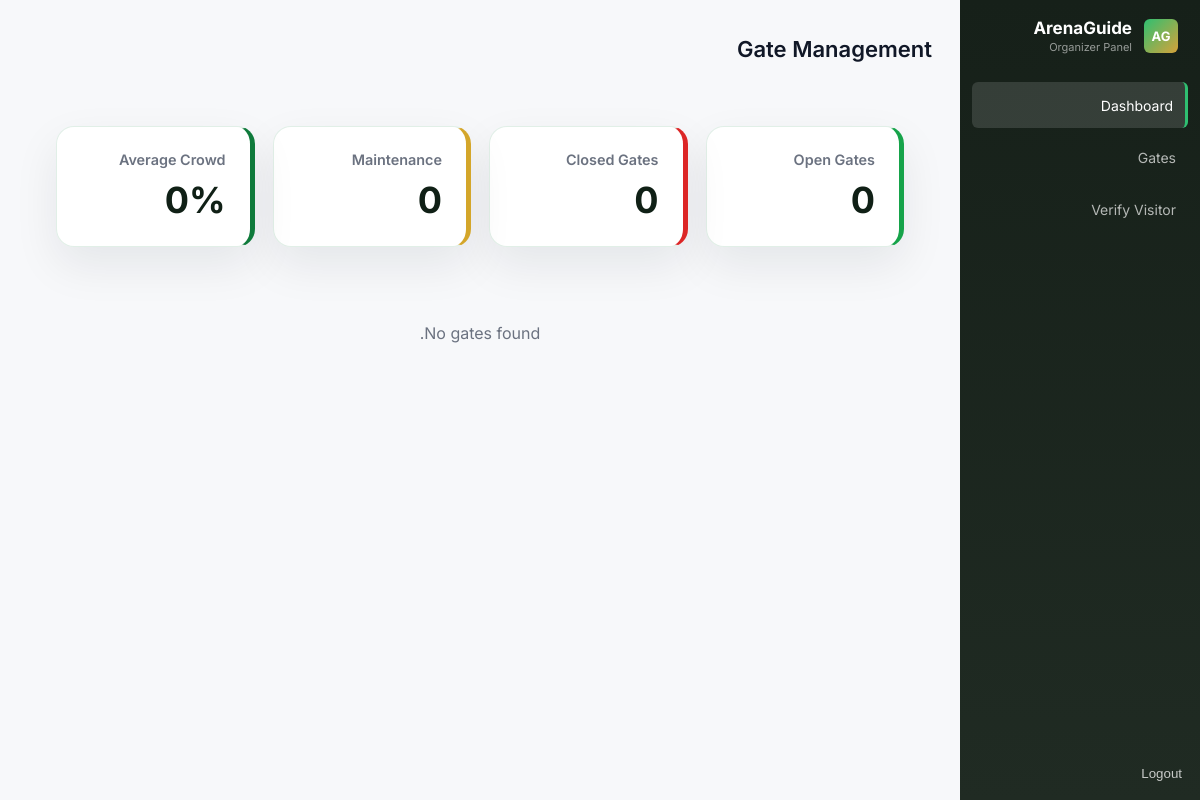
Before: /en/dashboard/gates/ (signed in) with the older database file.
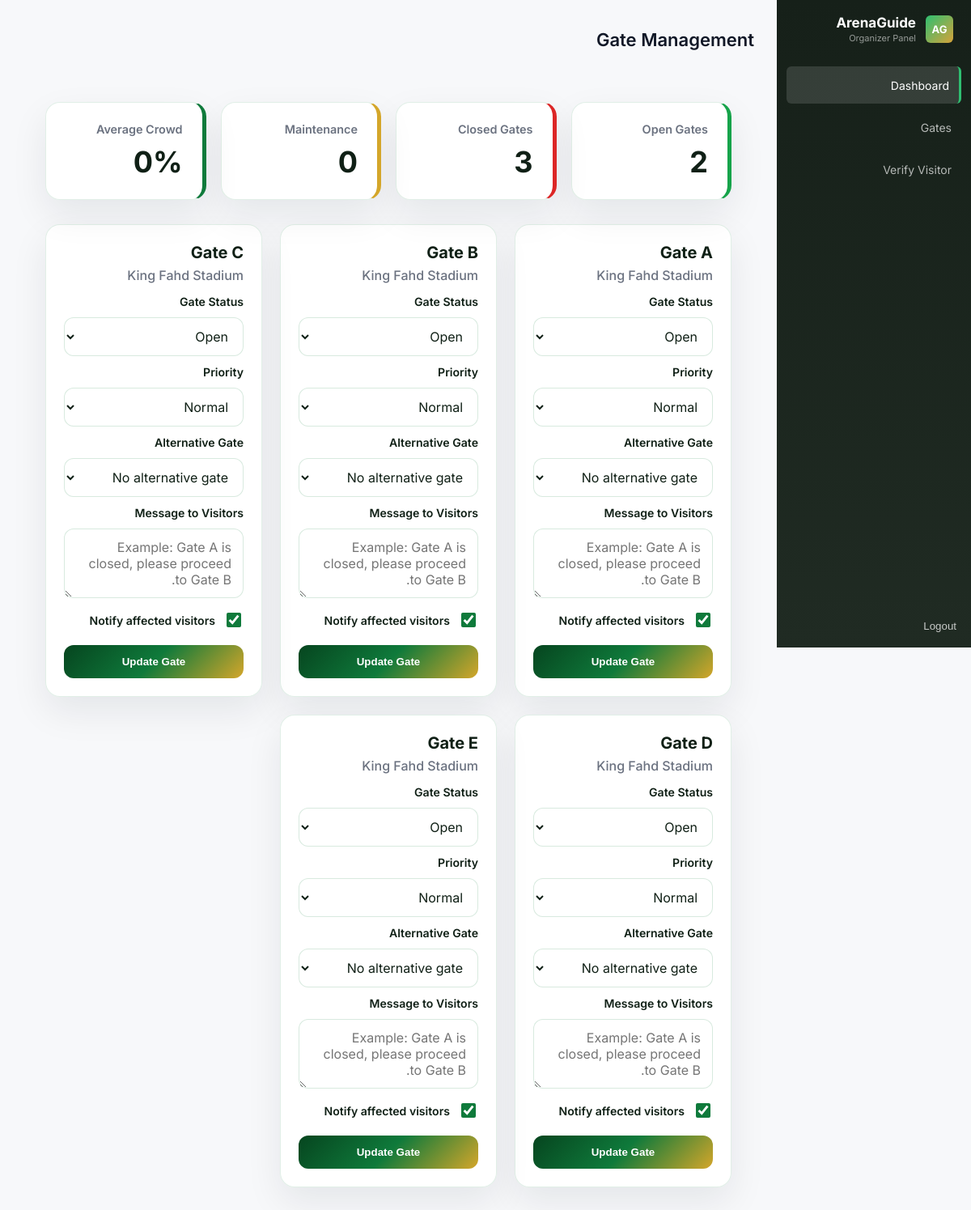
After: the same page with the newer database file.
### stadium/models.py (models this page shows, shortened)
class Gate(models.Model):
    class Meta:
        ordering = ["name"]
        verbose_name = "Gate"
        verbose_name_plural = "Gates"
        unique_together = ["stadium", "name"]
    class Status(models.TextChoices):
        OPEN = "open", "Open"
        CLOSED = "closed", "Closed"
        MAINTENANCE = "maintenance", "Maintenance"
    stadium = models.ForeignKey("Stadium",on_delete=models.CASCADE,related_name="gates")
    name = models.CharField(max_length=100)
    status = models.CharField(max_length=20,choices=Status.choices,default=Status.CLOSED)
    crowd_percentage = models.PositiveIntegerField(default=0)

class Stadium(models.Model):
    class Meta:
        ordering = ["-created_at"]
        verbose_name = "Stadium"
        verbose_name_plural = "Stadiums"
        unique_together = ["name", "city"]
    class Status(models.TextChoices):
        ACTIVE = "active", "Active"
        INACTIVE = "inactive", "Inactive"
        MAINTENANCE = "maintenance", "Maintenance"
    name = models.CharField(max_length=255)
    city = models.CharField(max_length=100)
    location = models.CharField(max_length=255)
    latitude = models.FloatField(blank=True, null=True)
    longitude = models.FloatField(blank=True, null=True)
    capacity = models.PositiveIntegerField()
    description = models.TextField(blank=True)
    image = models.ImageField(upload_to="stadiums/", blank=True, null=True)
    status = models.CharField(max_length=20,choices=Status.choices,default=Status.ACTIVE)
    created_at = models.DateTimeField(auto_now_add=True)
    updated_at = models.DateTimeField(auto_now=True)

### dashboard/views.py (the view)
# urls.py: path("gates/",views.gate_management_view,name="gate_management_view"),
@login_required(login_url="account:login")
def gate_management_view(request):
    gates = Gate.objects.select_related("stadium").all()
    open_gates_count = gates.filter(status=Gate.Status.OPEN).count()
    closed_gates_count = gates.filter(status=Gate.Status.CLOSED).count()
    maintenance_gates_count = gates.filter( status=Gate.Status.MAINTENANCE).count()
    average_crowd = gates.aggregate(avg=Avg("crowd_percentage"))["avg"] or 0
    average_crowd = round(average_crowd)
    return render(
        request,
        "dashboard/gate_management.html",
        {
            "gates": gates,
            "open_gates_count": open_gates_count,
            "closed_gates_count": closed_gates_count,
            "maintenance_gates_count": maintenance_gates_count,
            "average_crowd": average_crowd,
        }
    )

### dashboard/templates/dashboard/gate_management.html (shortened to what this page needs)
{% extends "dashboard/dashboard_base.html" %}
{% load static %}
{% load i18n %}
{% block dashboard_title %}{% trans "Gate Management" %}{% endblock %}
{% block dashboard_extra_css %}
<link rel="stylesheet" href="{% static 'css/gate_management.css' %}">
{% endblock %}
{% block dashboard_content %}
<section class="gate-page">
    <div class="gate-status-overview">
        <div class="gate-stat open">
            <span>{% trans "Open Gates" %}</span>
            <strong>{{ open_gates_count }}</strong>
        </div>
        <div class="gate-stat closed">
            <span>{% trans "Closed Gates" %}</span>
            <strong>{{ closed_gates_count }}</strong>
        </div>
        <div class="gate-stat maintenance">
            <span>{% trans "Maintenance" %}</span>
            <strong>{{ maintenance_gates_count }}</strong>
        </div>
        <div class="gate-stat crowd">
            <span>{% trans "Average Crowd" %}</span>
            <strong>{{ average_crowd }}%</strong>
        </div>
    </div>
    <div class="gate-grid">
        {% for gate in gates %}
        <article class="gate-card">
            <div class="gate-top">
                <div>
                    <h3>{{ gate.name }}</h3>
                    <p>{{ gate.stadium.name }}</p>
                </div>
            </div>
            <form method="post" action="{% url 'dashboard:update_gate_status' gate.id %}" class="gate-form">
                <label>{% trans "Gate Status" %}</label>
                <select name="status" class="gate-status-select">
                    <option value="open">{% trans "Open" %}</option>
                </select>
                <label>{% trans "Priority" %}</label>
                <select name="priority">
                    <option value="normal" selected>{% trans "Normal" %}</option>
                </select>
                <label>{% trans "Alternative Gate" %}</label>
                <select name="alternative_gate">
                    <option value="">{% trans "No alternative gate" %}</option>
                </select>
                <label>{% trans "Message to Visitors" %}</label>
                <textarea name="message" rows="3" placeholder="{% trans 'Example: Gate A is closed, please proceed to Gate B.' %}"></textarea>
                <label class="notify-row">
                    <input type="checkbox" name="notify_users" checked>
                    <span>{% trans "Notify affected visitors" %}</span>
                </label>
                <button type="submit">
                    {% trans "Update Gate" %}
                </button>
            </form>
        </article>
        {% empty %}
        <p class="empty-gates">{% trans "No gates found." %}</p>
        {% endfor %}
    </div>
</section>
{% endblock %}

Changed rows visible on the page:
added Gate: name "Gate A", stadium.name "King Fahd Stadium"
added Gate: name "Gate B", stadium.name "King Fahd Stadium"
added Gate: name "Gate C", stadium.name "King Fahd Stadium"
added Gate: name "Gate D", stadium.name "King Fahd Stadium"
added Gate: name "Gate E", stadium.name "King Fahd Stadium"
Other visible differences:
{{ open_gates_count }}: "0" → "2"
{{ closed_gates_count }}: "0" → "3"
text no longer shown: "No gates found."
